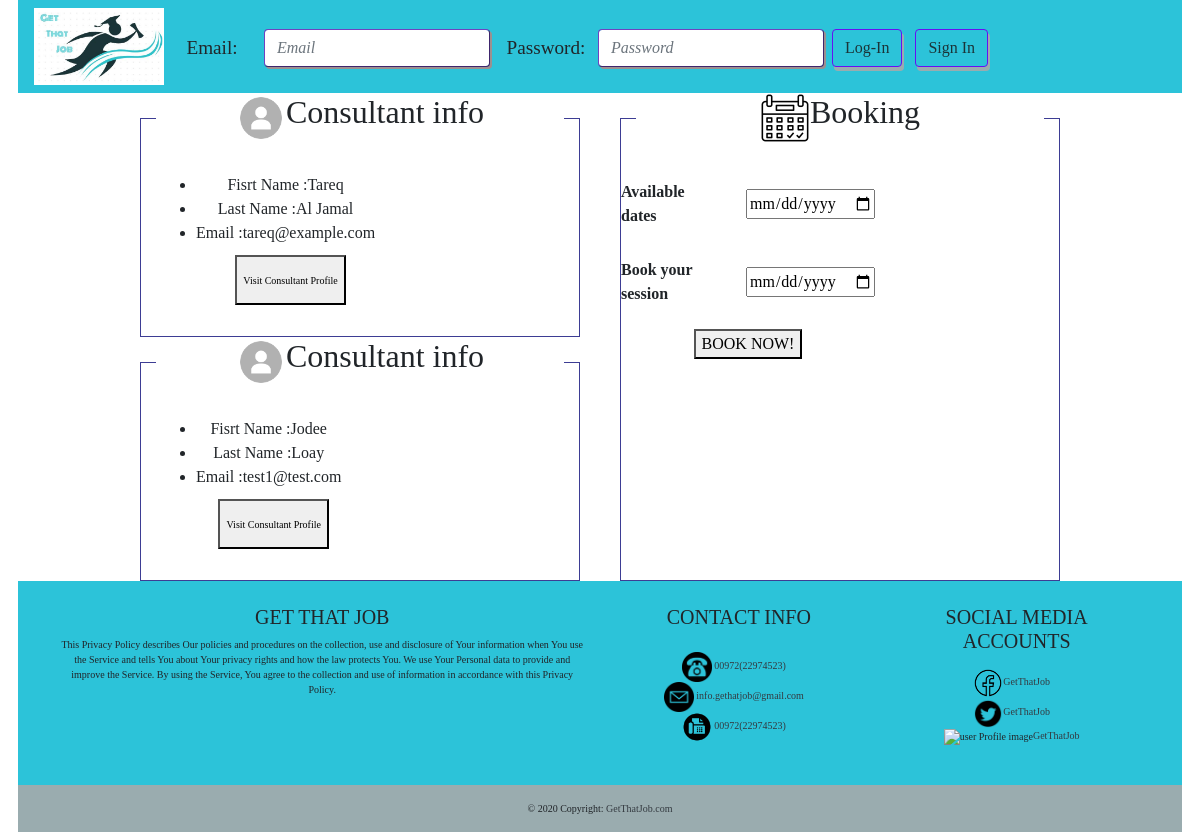
Page /booking on the earlier database version.
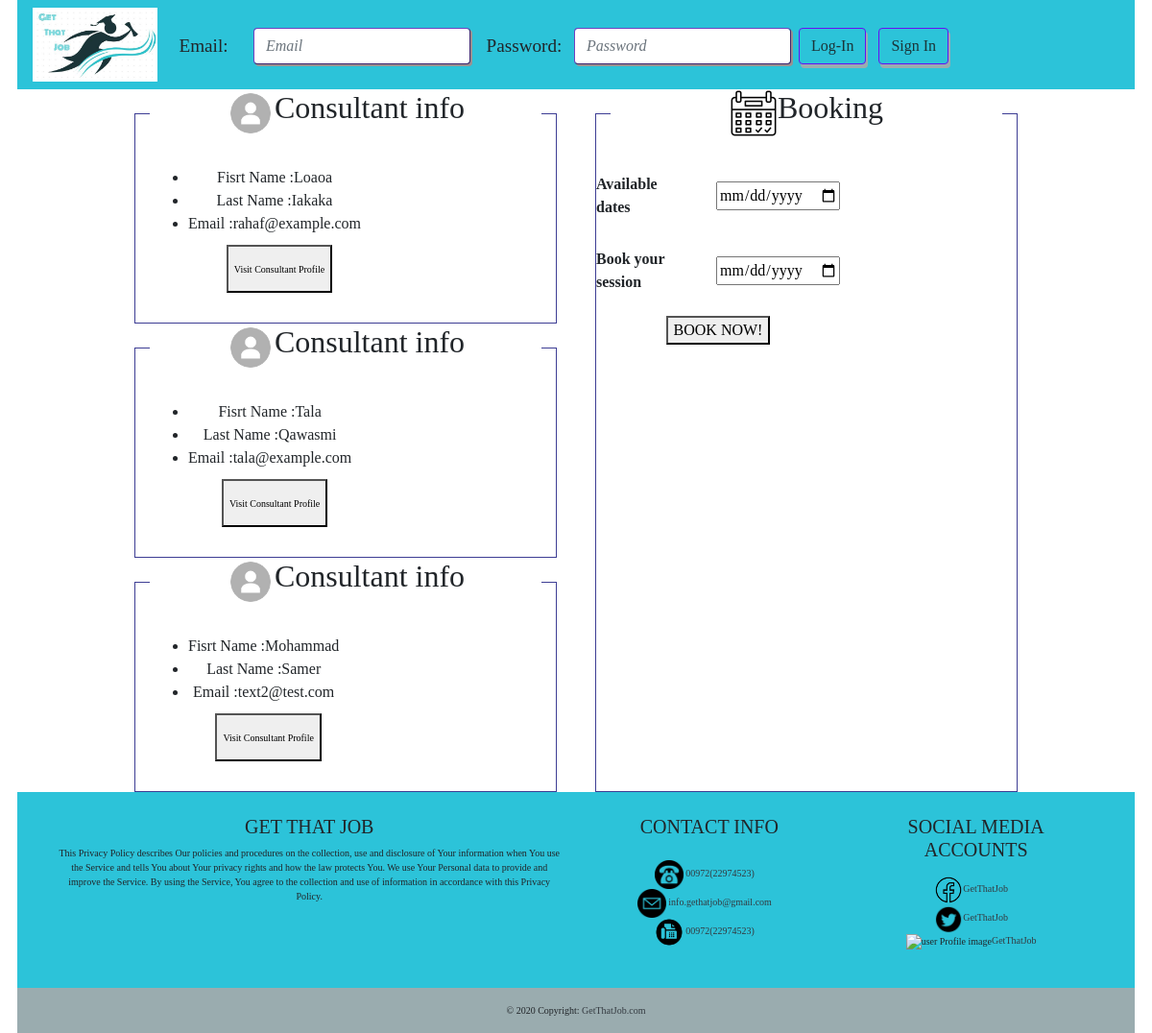
Same page on the later database version.
### get_that_job_app/models.py (models this page shows)
class User(models.Model):
    first_name=models.CharField(max_length=255)
    last_name=models.CharField(max_length=255)
    email=models.CharField(max_length=255)
    password=models.CharField(max_length=255)
    birthday=models.DateField(null = True)
    education=models.TextField(null=True)
    field_of_experience=models.TextField(null=True)
    image = models.ImageField(upload_to="images/",null=True)
    interests=models.TextField(null=True)
    about=models.TextField(null=True)
    role=models.ForeignKey(Role,related_name='role', on_delete=models.CASCADE,default=2) # foreignkey one to many  user with role
    created_at=models.DateTimeField(auto_now_add=True)
    updated_at=models.DateTimeField(auto_now=True)
    objects = UserManager()

### get_that_job_app/views.py (the view)
# urls.py: path('booking',views.booking),
def booking(request):
    context = models.all_users()
    return render(request,'Booking.html',context)

### get_that_job_app/models.py (called while the page is built)
def all_users():
    context = {
        "users": User.objects.filter(role = Role.objects.get(id=2)),
        "consultants": User.objects.filter(role = Role.objects.get(id=3)),
        "partners": Partner.objects.all(),
        "admins": User.objects.filter(role = Role.objects.get(id=1)),
        "all_users" : User.objects.all(),
    }
    return context

### get_that_job_app/templates/Booking.html (shortened to what the changed rows need)
<!DOCTYPE html>
<html lang="en">
<head>
    {% load static %}
    <link rel="stylesheet" href="https://stackpath.bootstrapcdn.com/bootstrap/4.3.1/css/bootstrap.min.css">
    <link rel="stylesheet" href="{% static 'css/style.css' %}">
</head>
<body>
    <div class="container">
        <main>
            <div class="consultant">
            {% for consultant in consultants %}
            <fieldset>
                <legend>
                    <img src="{% static 'img/profile-pic.png' %}" alt="user Profile image" height="50px" width="50px" /><h2>Consultant info</h2>
                </legend>
                <ul>
                    <li>Fisrt Name :{{consultant.first_name}}</li>
                    <li>Last Name :{{consultant.last_name}}</li>
                    <li>Email :{{consultant.email}}</li>
                    <button class="button_now" > Visit Consultant Profile</button>
                </ul>
            </fieldset>
            {% endfor %}
            </div>
            <fieldset>
                <legend>
                    <img src="{% static 'img/booking.png' %}" alt="user Profile image" height="50px" width="50px" /><h2>Booking</h2>
                </legend>
            </fieldset>
        </main>
</body>
</html>

Differences in the rows shown:
no longer on this page (row edited): User: first_name "Tareq", last_name "Al Jamal", email "tareq@example.com"
no longer on this page (row edited): User: first_name "Jodee", last_name "Loay", email "test1@test.com"
now on this page (row edited): User: first_name "Loaoa", last_name "Iakaka", email "rahaf@example.com"
now on this page (row edited): User: first_name "Tala", last_name "Qawasmi", email "tala@example.com"
now on this page (row edited): User: first_name "Mohammad", last_name "Samer", email "text2@test.com"
